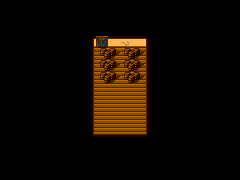

Tiled map render using the project's own tile images. Description and the whole map definition, tile-layer contents included, below:
An orthogonal 20x15 tile map with 12x12 px tiles, 1 tile layer (Tile Layer 1).

<map version="1.9" tiledversion="1.9.1" orientation="orthogonal" renderorder="right-down" width="20" height="15" tilewidth="12" tileheight="12" infinite="0" nextlayerid="2" nextobjectid="1">
 <tileset firstgid="1" source="tileset.tsx" />
 <layer id="1" name="Tile Layer 1" width="20" height="15">
  <data encoding="csv">
104,104,104,104,104,104,104,104,104,104,104,104,104,104,104,104,104,104,104,104,
104,104,104,104,104,104,104,104,104,104,104,104,104,104,104,104,104,104,104,104,
104,104,104,104,104,104,104,104,104,104,104,104,104,104,104,104,104,104,104,104,
104,104,104,104,104,104,104,123,120,124,164,124,125,104,104,104,104,104,104,104,
104,104,104,104,104,104,104,142,199,200,199,200,144,104,104,104,104,104,104,104,
104,104,104,104,104,104,104,142,199,200,199,200,144,104,104,104,104,104,104,104,
104,104,104,104,104,104,104,142,199,200,199,200,144,104,104,104,104,104,104,104,
104,104,104,104,104,104,104,142,143,143,143,143,144,104,104,104,104,104,104,104,
104,104,104,104,104,104,104,142,143,143,143,143,144,104,104,104,104,104,104,104,
104,104,104,104,104,104,104,142,143,143,143,143,144,104,104,104,104,104,104,104,
104,104,104,104,104,104,104,142,143,143,143,143,144,104,104,104,104,104,104,104,
104,104,104,104,104,104,104,161,162,162,162,162,163,104,104,104,104,104,104,104,
104,104,104,104,104,104,104,104,104,104,104,104,104,104,104,104,104,104,104,104,
104,104,104,104,104,104,104,104,104,104,104,104,104,104,104,104,104,104,104,104,
104,104,104,104,104,104,104,104,104,104,104,104,104,104,104,104,104,104,104,104
</data>
 </layer>
</map>